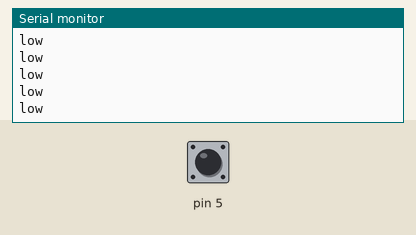
Recording of a sketch running on a simulated Arduino Uno, built with avr-gcc and run on an emulated ATmega328P. Parts: the last lines printed to the serial monitor. Inputs (shaded band) come from the test bench; at power-on: pin 5 LOW.

Above: at 1.2 s.
1.3 s: pin 5 driven HIGH
At 1.9 s:
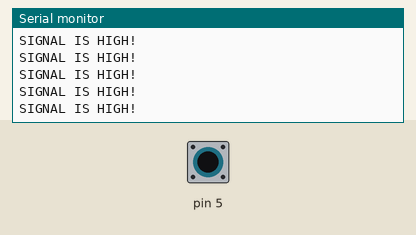
3.2 s: pin 5 driven LOW
At 3.7 s:
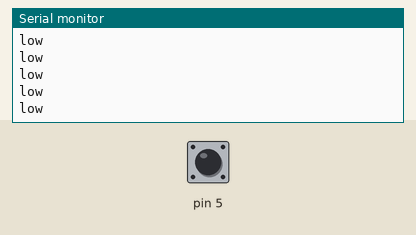
6.2 s: pin 5 driven HIGH
At 6.9 s:
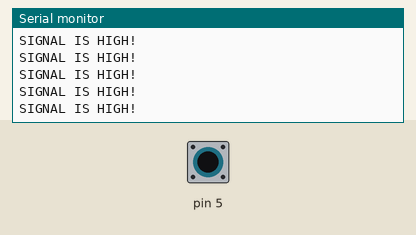
9.2 s: pin 5 pulsed LOW 5 times (0.12 s each, 0.3 s apart)
13.7 s: pin 5 pulsed LOW 5 times (0.12 s each, 0.3 s apart)
At 14.7 s:
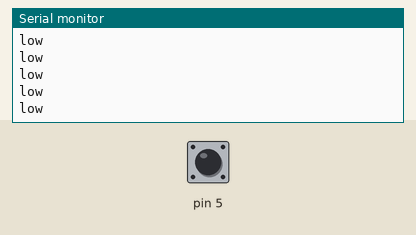

The sketch:

FPGA_communication.ino
```cpp
/*
 Name:		FPGA_communication.ino
 Created:	5/2/2017 7:22:44 PM
 Author:	bara_
*/

// the setup function runs once when you press reset or power the board
void setup() {
	Serial.begin(9600);
	pinMode(5, INPUT);

}

// the loop function runs over and over again until power down or reset
void loop() {

	if (digitalRead(5) == HIGH)
		Serial.println("SIGNAL IS HIGH!");
	else
		Serial.println("low");

}
```

Measured:
- after the input at 1.3 s, the serial monitor: prints a new line after 0.07 s (image 1)
- after the input at 13.7 s, the serial monitor: prints a new line after 0.08 s (image 4)
